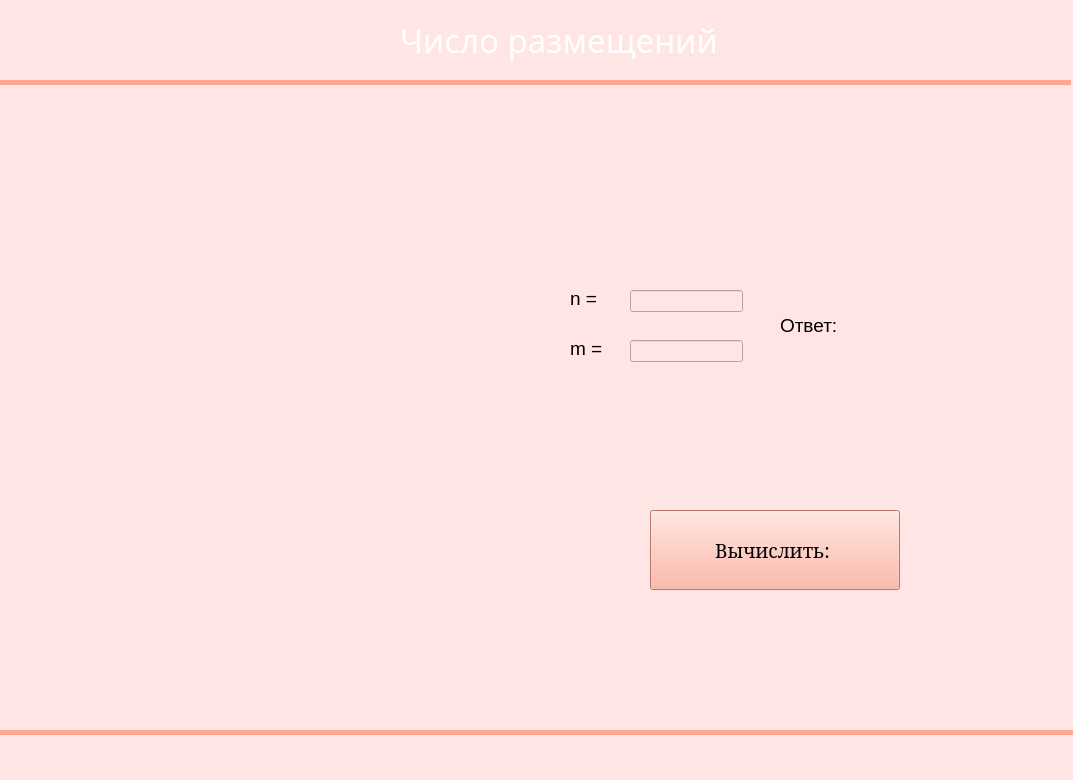
<?xml version="1.0" encoding="UTF-8"?>
<ui version="4.0">
 <class>MainWindow</class>
 <widget class="QMainWindow" name="MainWindow">
  <property name="geometry">
   <rect>
    <x>0</x>
    <y>0</y>
    <width>1073</width>
    <height>780</height>
   </rect>
  </property>
  <property name="windowTitle">
   <string>размещения</string>
  </property>
  <property name="styleSheet">
   <string notr="true">background-color: rgb(255, 212, 246);
background-color: rgb(255, 229, 228);</string>
  </property>
  <widget class="QWidget" name="centralwidget">
   <property name="styleSheet">
    <string notr="true"/>
   </property>
   <widget class="QLabel" name="label">
    <property name="geometry">
     <rect>
      <x>400</x>
      <y>-10</y>
      <width>1057</width>
      <height>100</height>
     </rect>
    </property>
    <property name="font">
     <font>
      <family>Haettenschweiler</family>
      <pointsize>25</pointsize>
      <weight>50</weight>
      <italic>false</italic>
      <bold>false</bold>
     </font>
    </property>
    <property name="styleSheet">
     <string notr="true">color: white
</string>
    </property>
    <property name="text">
     <string>Число размещений</string>
    </property>
   </widget>
   <widget class="QLabel" name="label_3">
    <property name="geometry">
     <rect>
      <x>0</x>
      <y>-30</y>
      <width>491</width>
      <height>1001</height>
     </rect>
    </property>
    <property name="text">
     <string/>
    </property>
    <property name="pixmap">
     <pixmap>pngwing.com (1).png</pixmap>
    </property>
   </widget>
   <widget class="QLabel" name="label_2">
    <property name="geometry">
     <rect>
      <x>0</x>
      <y>80</y>
      <width>551</width>
      <height>371</height>
     </rect>
    </property>
    <property name="text">
     <string/>
    </property>
    <property name="pixmap">
     <pixmap>pngwing.com (1).png</pixmap>
    </property>
   </widget>
   <widget class="QLabel" name="label_4">
    <property name="geometry">
     <rect>
      <x>0</x>
      <y>80</y>
      <width>1071</width>
      <height>5</height>
     </rect>
    </property>
    <property name="styleSheet">
     <string notr="true">background-color: rgb(255, 166, 148);</string>
    </property>
    <property name="text">
     <string/>
    </property>
   </widget>
   <widget class="QLabel" name="label_5">
    <property name="geometry">
     <rect>
      <x>0</x>
      <y>730</y>
      <width>1074</width>
      <height>5</height>
     </rect>
    </property>
    <property name="styleSheet">
     <string notr="true">background-color: rgb(255, 166, 148);</string>
    </property>
    <property name="text">
     <string/>
    </property>
   </widget>
   <widget class="QPushButton" name="pushButton_2">
    <property name="geometry">
     <rect>
      <x>650</x>
      <y>510</y>
      <width>250</width>
      <height>80</height>
     </rect>
    </property>
    <property name="font">
     <font>
      <family>MS Serif</family>
      <pointsize>14</pointsize>
      <weight>50</weight>
      <bold>false</bold>
     </font>
    </property>
    <property name="styleSheet">
     <string notr="true">background-color: rgb(170, 85, 255);
background-color: rgb(255, 166, 148);</string>
    </property>
    <property name="text">
     <string>Вычислить: </string>
    </property>
   </widget>
   <widget class="QLabel" name="label_6">
    <property name="geometry">
     <rect>
      <x>780</x>
      <y>310</y>
      <width>81</width>
      <height>31</height>
     </rect>
    </property>
    <property name="font">
     <font>
      <pointsize>14</pointsize>
     </font>
    </property>
    <property name="text">
     <string>Ответ:</string>
    </property>
   </widget>
   <widget class="QLineEdit" name="lineEdit">
    <property name="geometry">
     <rect>
      <x>630</x>
      <y>340</y>
      <width>113</width>
      <height>22</height>
     </rect>
    </property>
   </widget>
   <widget class="QLineEdit" name="lineEdit_2">
    <property name="geometry">
     <rect>
      <x>630</x>
      <y>290</y>
      <width>113</width>
      <height>22</height>
     </rect>
    </property>
   </widget>
   <widget class="QLabel" name="label_7">
    <property name="geometry">
     <rect>
      <x>570</x>
      <y>290</y>
      <width>55</width>
      <height>16</height>
     </rect>
    </property>
    <property name="font">
     <font>
      <pointsize>14</pointsize>
     </font>
    </property>
    <property name="text">
     <string>n = </string>
    </property>
   </widget>
   <widget class="QLabel" name="label_8">
    <property name="geometry">
     <rect>
      <x>570</x>
      <y>340</y>
      <width>55</width>
      <height>16</height>
     </rect>
    </property>
    <property name="font">
     <font>
      <pointsize>14</pointsize>
     </font>
    </property>
    <property name="text">
     <string>m = </string>
    </property>
   </widget>
   <widget class="QLabel" name="label_9">
    <property name="geometry">
     <rect>
      <x>890</x>
      <y>310</y>
      <width>101</width>
      <height>31</height>
     </rect>
    </property>
    <property name="text">
     <string/>
    </property>
   </widget>
   <zorder>label_3</zorder>
   <zorder>label</zorder>
   <zorder>label_2</zorder>
   <zorder>label_4</zorder>
   <zorder>label_5</zorder>
   <zorder>pushButton_2</zorder>
   <zorder>label_6</zorder>
   <zorder>lineEdit</zorder>
   <zorder>lineEdit_2</zorder>
   <zorder>label_7</zorder>
   <zorder>label_8</zorder>
   <zorder>label_9</zorder>
  </widget>
  <widget class="QStatusBar" name="statusbar"/>
 </widget>
 <resources/>
 <connections/>
</ui>
